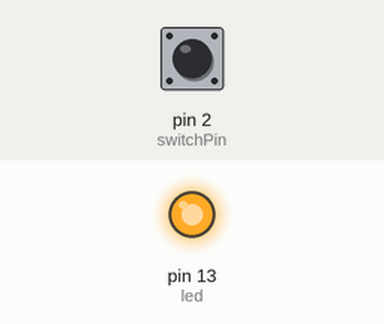
Bench run of a sketch on a simulated Arduino Uno, built with avr-gcc and run on an emulated ATmega328P. Parts: output pins drawn as LEDs (lit = HIGH). The test bench sets the inputs (shaded band); at power-on: pin 2 (switchPin) HIGH.

Above: at 1.2 s.
1.3 s: pin 2 (switchPin) pulled LOW for 0.15 s
At 2.3 s:
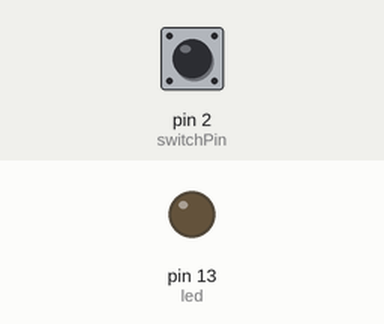
2.9 s: pin 2 (switchPin) pulled LOW for 1 s
At 4.8 s:
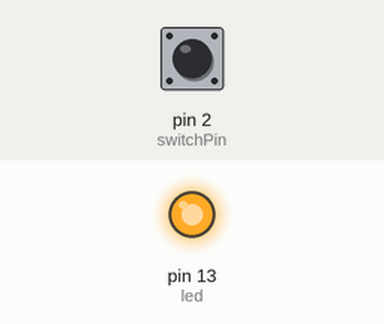
5.4 s: pin 2 (switchPin) pulled LOW for 3.2 s
At 9.5 s:
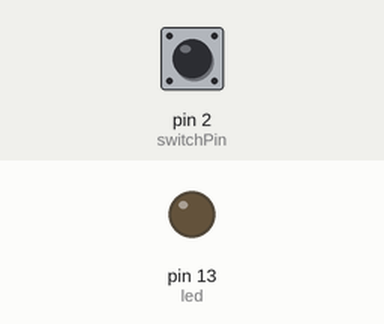
Timing chart, 0 to 11.0 s (numbered marks = the images above; inputs shaded):
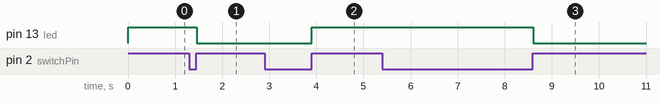

The sketch:

Debouncing.ino
```cpp
int switchPin=2;
int led=13;
boolean lastButton=LOW,currentButton=LOW,ledOn=false;

void setup()
{
  pinMode(switchPin, INPUT);
  pinMode(led, OUTPUT);
}

void loop()
{

  currentButton=debounce(lastButton);
  if(currentButton==HIGH && lastButton==LOW)
    ledOn=!ledOn;

 lastButton=currentButton;
 digitalWrite(led,ledOn);
}

boolean debounce(boolean lastButton){

  boolean current=digitalRead(switchPin);
  if(lastButton!=current){delay(5);current = digitalRead(switchPin);}

  return current;

}
```

Measured:
- after the input at 1.3 s, pin 13 (led): HIGH → LOW after 0.16 s
- after the input at 2.9 s, pin 13 (led): LOW → HIGH after 1.0 s
- after the input at 5.4 s, pin 13 (led): HIGH → LOW after 3.2 s
